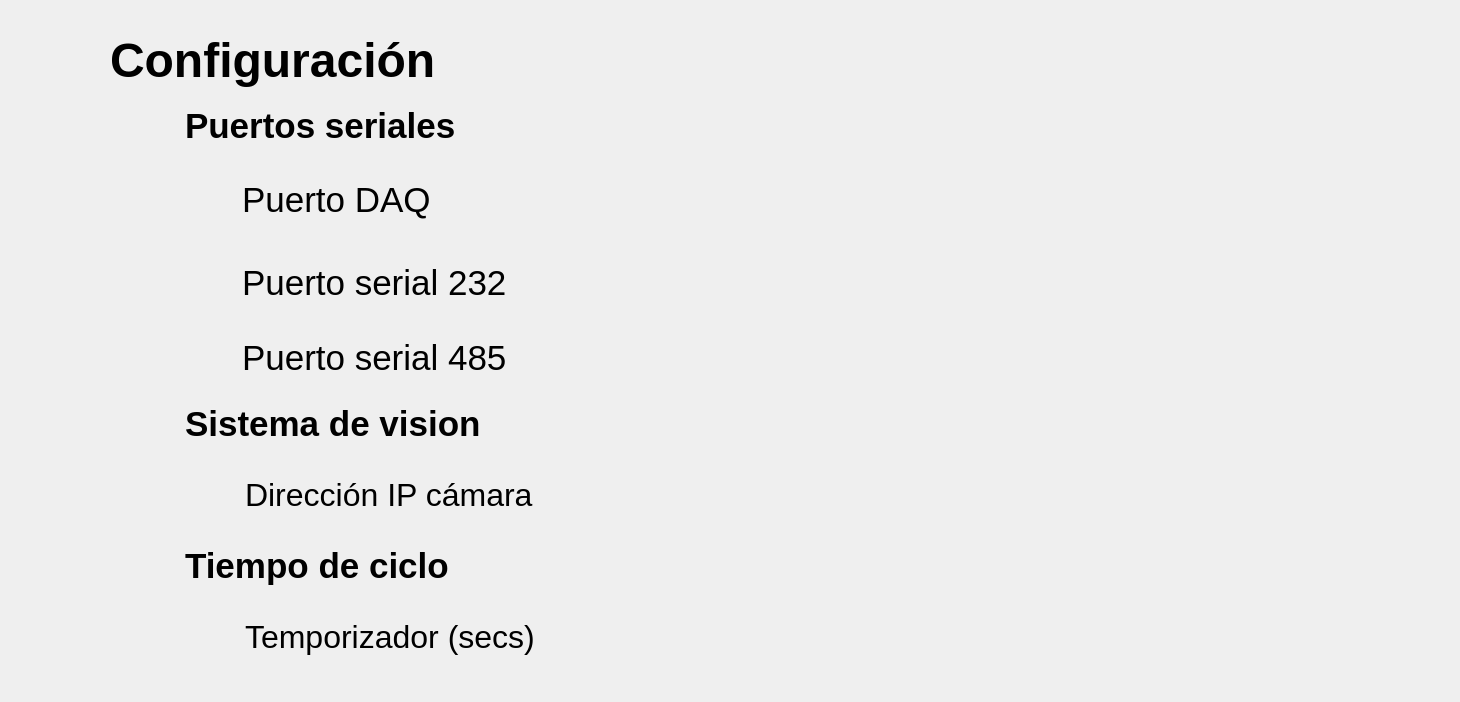
      <widget class="QWidget" name="ConfigurationShow">
       <layout class="QVBoxLayout" name="verticalLayout_13">
        <property name="leftMargin">
         <number>30</number>
        </property>
        <property name="topMargin">
         <number>30</number>
        </property>
        <property name="rightMargin">
         <number>30</number>
        </property>
        <property name="bottomMargin">
         <number>30</number>
        </property>
        <item>
         <layout class="QHBoxLayout" name="horizontalLayout_60">
          <property name="spacing">
           <number>30</number>
          </property>
          <item>
           <widget class="QLabel" name="lblConfig_3">
            <property name="minimumSize">
             <size>
              <width>50</width>
              <height>50</height>
             </size>
            </property>
            <property name="maximumSize">
             <size>
              <width>50</width>
              <height>50</height>
             </size>
            </property>
            <property name="text">
             <string/>
            </property>
            <property name="pixmap">
             <pixmap resource="../resources/resources.qrc">:/resources/cogwheel.png</pixmap>
            </property>
            <property name="scaledContents">
             <bool>true</bool>
            </property>
           </widget>
          </item>
          <item>
           <widget class="QLabel" name="label_42">
            <property name="minimumSize">
             <size>
              <width>380</width>
              <height>60</height>
             </size>
            </property>
            <property name="maximumSize">
             <size>
              <width>380</width>
              <height>60</height>
             </size>
            </property>
            <property name="font">
             <font>
              <pointsize>36</pointsize>
              <weight>75</weight>
              <bold>true</bold>
             </font>
            </property>
            <property name="text">
             <string>Configuración </string>
            </property>
           </widget>
          </item>
          <item>
           <spacer name="horizontalSpacer_112">
            <property name="orientation">
             <enum>Qt::Horizontal</enum>
            </property>
            <property name="sizeHint" stdset="0">
             <size>
              <width>508</width>
              <height>20</height>
             </size>
            </property>
           </spacer>
          </item>
          <item>
           <widget class="QLabel" name="lblEditar">
            <property name="minimumSize">
             <size>
              <width>60</width>
              <height>60</height>
             </size>
            </property>
            <property name="maximumSize">
             <size>
              <width>70</width>
              <height>70</height>
             </size>
            </property>
            <property name="cursor">
             <cursorShape>PointingHandCursor</cursorShape>
            </property>
            <property name="toolTip">
             <string>Editar</string>
            </property>
            <property name="whatsThis">
             <string>Editar</string>
            </property>
            <property name="text">
             <string/>
            </property>
            <property name="pixmap">
             <pixmap resource="../resources/resources.qrc">:/resources/edit.png</pixmap>
            </property>
            <property name="scaledContents">
             <bool>true</bool>
            </property>
           </widget>
          </item>
          <item>
           <spacer name="horizontalSpacer_114">
            <property name="orientation">
             <enum>Qt::Horizontal</enum>
            </property>
            <property name="sizeHint" stdset="0">
             <size>
              <width>28</width>
              <height>20</height>
             </size>
            </property>
           </spacer>
          </item>
         </layout>
        </item>
        <item>
         <layout class="QHBoxLayout" name="horizontalLayout_63">
          <property name="spacing">
           <number>15</number>
          </property>
          <property name="leftMargin">
           <number>90</number>
          </property>
          <item>
           <widget class="QLabel" name="lblseria_12">
            <property name="minimumSize">
             <size>
              <width>50</width>
              <height>50</height>
             </size>
            </property>
            <property name="maximumSize">
             <size>
              <width>50</width>
              <height>50</height>
             </size>
            </property>
            <property name="text">
             <string/>
            </property>
            <property name="pixmap">
             <pixmap resource="../resources/resources.qrc">:/resources/connection.png</pixmap>
            </property>
            <property name="scaledContents">
             <bool>true</bool>
            </property>
           </widget>
          </item>
          <item>
           <widget class="QLabel" name="lblTitleSeriales_12">
            <property name="minimumSize">
             <size>
              <width>350</width>
              <height>60</height>
             </size>
            </property>
            <property name="maximumSize">
             <size>
              <width>350</width>
              <height>60</height>
             </size>
            </property>
            <property name="font">
             <font>
              <pointsize>26</pointsize>
              <weight>75</weight>
              <bold>true</bold>
             </font>
            </property>
            <property name="text">
             <string>Puertos seriales</string>
            </property>
           </widget>
          </item>
          <item>
           <spacer name="horizontalSpacer_119">
            <property name="orientation">
             <enum>Qt::Horizontal</enum>
            </property>
            <property name="sizeHint" stdset="0">
             <size>
              <width>738</width>
              <height>20</height>
             </size>
            </property>
           </spacer>
          </item>
         </layout>
        </item>
        <item>
         <layout class="QHBoxLayout" name="horizontalLayout_132">
          <property name="spacing">
           <number>12</number>
          </property>
          <property name="leftMargin">
           <number>150</number>
          </property>
          <item>
           <widget class="QLabel" name="lblserial232_11">
            <property name="minimumSize">
             <size>
              <width>50</width>
              <height>50</height>
             </size>
            </property>
            <property name="maximumSize">
             <size>
              <width>50</width>
              <height>50</height>
             </size>
            </property>
            <property name="text">
             <string/>
            </property>
            <property name="pixmap">
             <pixmap resource="../resources/resources.qrc">:/resources/microchip.png</pixmap>
            </property>
            <property name="scaledContents">
             <bool>true</bool>
            </property>
           </widget>
          </item>
          <item>
           <widget class="QLabel" name="label_56">
            <property name="minimumSize">
             <size>
              <width>300</width>
              <height>60</height>
             </size>
            </property>
            <property name="maximumSize">
             <size>
              <width>300</width>
              <height>60</height>
             </size>
            </property>
            <property name="font">
             <font>
              <pointsize>26</pointsize>
             </font>
            </property>
            <property name="text">
             <string>Puerto DAQ</string>
            </property>
           </widget>
          </item>
          <item>
           <spacer name="horizontalSpacer_157">
            <property name="orientation">
             <enum>Qt::Horizontal</enum>
            </property>
            <property name="sizeType">
             <enum>QSizePolicy::Fixed</enum>
            </property>
            <property name="sizeHint" stdset="0">
             <size>
              <width>88</width>
              <height>20</height>
             </size>
            </property>
           </spacer>
          </item>
          <item>
           <widget class="QLabel" name="lblGatewayPort">
            <property name="minimumSize">
             <size>
              <width>250</width>
              <height>60</height>
             </size>
            </property>
            <property name="maximumSize">
             <size>
              <width>250</width>
              <height>60</height>
             </size>
            </property>
            <property name="font">
             <font>
              <pointsize>24</pointsize>
             </font>
            </property>
            <property name="text">
             <string/>
            </property>
           </widget>
          </item>
          <item>
           <spacer name="horizontalSpacer_158">
            <property name="orientation">
             <enum>Qt::Horizontal</enum>
            </property>
            <property name="sizeHint" stdset="0">
             <size>
              <width>538</width>
              <height>77</height>
             </size>
            </property>
           </spacer>
          </item>
         </layout>
        </item>
        <item>
         <layout class="QHBoxLayout" name="horizontalLayout_64">
          <property name="spacing">
           <number>12</number>
          </property>
          <property name="leftMargin">
           <number>150</number>
          </property>
          <item>
           <widget class="QLabel" name="lblserial232_4">
            <property name="minimumSize">
             <size>
              <width>50</width>
              <height>50</height>
             </size>
            </property>
            <property name="maximumSize">
             <size>
              <width>50</width>
              <height>50</height>
             </size>
            </property>
            <property name="text">
             <string/>
            </property>
            <property name="pixmap">
             <pixmap resource="../resources/resources.qrc">:/resources/vga-port.png</pixmap>
            </property>
            <property name="scaledContents">
             <bool>true</bool>
            </property>
           </widget>
          </item>
          <item>
           <widget class="QLabel" name="label_44">
            <property name="minimumSize">
             <size>
              <width>300</width>
              <height>60</height>
             </size>
            </property>
            <property name="maximumSize">
             <size>
              <width>300</width>
              <height>60</height>
             </size>
            </property>
            <property name="font">
             <font>
              <pointsize>26</pointsize>
             </font>
            </property>
            <property name="text">
             <string>Puerto serial 232</string>
            </property>
           </widget>
          </item>
          <item>
           <spacer name="horizontalSpacer_121">
            <property name="orientation">
             <enum>Qt::Horizontal</enum>
            </property>
            <property name="sizeType">
             <enum>QSizePolicy::Fixed</enum>
            </property>
            <property name="sizeHint" stdset="0">
             <size>
              <width>88</width>
              <height>20</height>
             </size>
            </property>
           </spacer>
          </item>
          <item>
           <widget class="QLabel" name="lbl232Port">
            <property name="minimumSize">
             <size>
              <width>250</width>
              <height>60</height>
             </size>
            </property>
            <property name="maximumSize">
             <size>
              <width>250</width>
              <height>60</height>
             </size>
            </property>
            <property name="font">
             <font>
              <pointsize>24</pointsize>
             </font>
            </property>
            <property name="text">
             <string/>
            </property>
           </widget>
          </item>
          <item>
           <spacer name="horizontalSpacer_122">
            <property name="orientation">
             <enum>Qt::Horizontal</enum>
            </property>
            <property name="sizeHint" stdset="0">
             <size>
              <width>538</width>
              <height>77</height>
             </size>
            </property>
           </spacer>
          </item>
         </layout>
        </item>
        <item>
         <layout class="QHBoxLayout" name="horizontalLayout_65">
          <property name="spacing">
           <number>12</number>
          </property>
          <property name="leftMargin">
           <number>150</number>
          </property>
          <item>
           <widget class="QLabel" name="lblserial485_3">
            <property name="minimumSize">
             <size>
              <width>50</width>
              <height>50</height>
             </size>
            </property>
            <property name="maximumSize">
             <size>
              <width>50</width>
              <height>50</height>
             </size>
            </property>
            <property name="text">
             <string/>
            </property>
            <property name="pixmap">
             <pixmap resource="../resources/resources.qrc">:/resources/port.png</pixmap>
            </property>
            <property name="scaledContents">
             <bool>true</bool>
            </property>
           </widget>
          </item>
          <item>
           <widget class="QLabel" name="label_45">
            <property name="minimumSize">
             <size>
              <width>300</width>
              <height>60</height>
             </size>
            </property>
            <property name="maximumSize">
             <size>
              <width>300</width>
              <height>60</height>
             </size>
            </property>
            <property name="font">
             <font>
              <pointsize>26</pointsize>
             </font>
            </property>
            <property name="text">
             <string>Puerto serial 485</string>
            </property>
           </widget>
          </item>
          <item>
           <spacer name="horizontalSpacer_124">
            <property name="orientation">
             <enum>Qt::Horizontal</enum>
            </property>
            <property name="sizeType">
             <enum>QSizePolicy::Fixed</enum>
            </property>
            <property name="sizeHint" stdset="0">
             <size>
              <width>88</width>
              <height>20</height>
             </size>
            </property>
           </spacer>
          </item>
          <item>
           <widget class="QLabel" name="lbl485Port">
            <property name="minimumSize">
             <size>
              <width>250</width>
              <height>60</height>
             </size>
            </property>
            <property name="maximumSize">
             <size>
              <width>250</width>
              <height>60</height>
             </size>
            </property>
            <property name="font">
             <font>
              <pointsize>24</pointsize>
             </font>
            </property>
            <property name="text">
             <string/>
            </property>
           </widget>
          </item>
          <item>
           <spacer name="horizontalSpacer_125">
            <property name="orientation">
             <enum>Qt::Horizontal</enum>
            </property>
            <property name="sizeHint" stdset="0">
             <size>
              <width>518</width>
              <height>20</height>
             </size>
            </property>
           </spacer>
          </item>
         </layout>
        </item>
        <item>
         <layout class="QHBoxLayout" name="horizontalLayout_66">
          <property name="spacing">
           <number>15</number>
          </property>
          <property name="leftMargin">
           <number>90</number>
          </property>
          <item>
           <widget class="QLabel" name="lblseria_13">
            <property name="minimumSize">
             <size>
              <width>50</width>
              <height>50</height>
             </size>
            </property>
            <property name="maximumSize">
             <size>
              <width>50</width>
              <height>50</height>
             </size>
            </property>
            <property name="text">
             <string/>
            </property>
            <property name="pixmap">
             <pixmap resource="../resources/resources.qrc">:/resources/focus.png</pixmap>
            </property>
            <property name="scaledContents">
             <bool>true</bool>
            </property>
           </widget>
          </item>
          <item>
           <widget class="QLabel" name="lblTitleSeriales_13">
            <property name="minimumSize">
             <size>
              <width>350</width>
              <height>60</height>
             </size>
            </property>
            <property name="maximumSize">
             <size>
              <width>350</width>
              <height>60</height>
             </size>
            </property>
            <property name="font">
             <font>
              <pointsize>26</pointsize>
              <weight>75</weight>
              <bold>true</bold>
             </font>
            </property>
            <property name="text">
             <string>Sistema de vision</string>
            </property>
           </widget>
          </item>
          <item>
           <spacer name="horizontalSpacer_126">
            <property name="orientation">
             <enum>Qt::Horizontal</enum>
            </property>
            <property name="sizeHint" stdset="0">
             <size>
              <width>768</width>
              <height>20</height>
             </size>
            </property>
           </spacer>
          </item>
         </layout>
        </item>
        <item>
         <layout class="QHBoxLayout" name="horizontalLayout_67">
          <property name="spacing">
           <number>15</number>
          </property>
          <property name="leftMargin">
           <number>150</number>
          </property>
          <item>
           <widget class="QLabel" name="lblseria_14">
            <property name="minimumSize">
             <size>
              <width>50</width>
              <height>50</height>
             </size>
            </property>
            <property name="maximumSize">
             <size>
              <width>50</width>
              <height>50</height>
             </size>
            </property>
            <property name="text">
             <string/>
            </property>
            <property name="pixmap">
             <pixmap resource="../resources/resources.qrc">:/resources/webcam.png</pixmap>
            </property>
            <property name="scaledContents">
             <bool>true</bool>
            </property>
           </widget>
          </item>
          <item>
           <widget class="QLabel" name="lblTitleSeriales_14">
            <property name="minimumSize">
             <size>
              <width>300</width>
              <height>60</height>
             </size>
            </property>
            <property name="maximumSize">
             <size>
              <width>300</width>
              <height>60</height>
             </size>
            </property>
            <property name="font">
             <font>
              <pointsize>24</pointsize>
             </font>
            </property>
            <property name="text">
             <string>Dirección IP cámara </string>
            </property>
           </widget>
          </item>
          <item>
           <spacer name="horizontalSpacer_139">
            <property name="orientation">
             <enum>Qt::Horizontal</enum>
            </property>
            <property name="sizeType">
             <enum>QSizePolicy::Fixed</enum>
            </property>
            <property name="sizeHint" stdset="0">
             <size>
              <width>88</width>
              <height>20</height>
             </size>
            </property>
           </spacer>
          </item>
          <item>
           <widget class="QLabel" name="lblCameraAddress">
            <property name="sizePolicy">
             <sizepolicy hsizetype="Preferred" vsizetype="Preferred">
              <horstretch>0</horstretch>
              <verstretch>0</verstretch>
             </sizepolicy>
            </property>
            <property name="minimumSize">
             <size>
              <width>320</width>
              <height>70</height>
             </size>
            </property>
            <property name="maximumSize">
             <size>
              <width>320</width>
              <height>70</height>
             </size>
            </property>
            <property name="font">
             <font>
              <pointsize>24</pointsize>
             </font>
            </property>
            <property name="text">
             <string/>
            </property>
           </widget>
          </item>
          <item>
           <spacer name="horizontalSpacer_129">
            <property name="orientation">
             <enum>Qt::Horizontal</enum>
            </property>
            <property name="sizeHint" stdset="0">
             <size>
              <width>388</width>
              <height>20</height>
             </size>
            </property>
           </spacer>
          </item>
         </layout>
        </item>
        <item>
         <layout class="QHBoxLayout" name="horizontalLayout_68">
          <property name="spacing">
           <number>15</number>
          </property>
          <property name="leftMargin">
           <number>90</number>
          </property>
          <item>
           <widget class="QLabel" name="lblseria_15">
            <property name="minimumSize">
             <size>
              <width>50</width>
              <height>50</height>
             </size>
            </property>
            <property name="maximumSize">
             <size>
              <width>50</width>
              <height>50</height>
             </size>
            </property>
            <property name="text">
             <string/>
            </property>
            <property name="pixmap">
             <pixmap resource="../resources/resources.qrc">:/resources/cycle (1).png</pixmap>
            </property>
            <property name="scaledContents">
             <bool>true</bool>
            </property>
           </widget>
          </item>
          <item>
           <widget class="QLabel" name="lblTitleSeriales_15">
            <property name="minimumSize">
             <size>
              <width>350</width>
              <height>60</height>
             </size>
            </property>
            <property name="maximumSize">
             <size>
              <width>350</width>
              <height>60</height>
             </size>
            </property>
            <property name="font">
             <font>
              <pointsize>26</pointsize>
              <weight>75</weight>
              <bold>true</bold>
             </font>
            </property>
            <property name="text">
             <string>Tiempo de ciclo</string>
            </property>
           </widget>
          </item>
          <item>
           <spacer name="horizontalSpacer_130">
            <property name="minimumSize">
             <size>
              <width>60</width>
              <height>60</height>
             </size>
            </property>
            <property name="orientation">
             <enum>Qt::Horizontal</enum>
            </property>
            <property name="sizeHint" stdset="0">
             <size>
              <width>768</width>
              <height>20</height>
             </size>
            </property>
           </spacer>
          </item>
         </layout>
        </item>
        <item>
         <layout class="QHBoxLayout" name="horizontalLayout_69">
          <property name="spacing">
           <number>15</number>
          </property>
          <property name="leftMargin">
           <number>150</number>
          </property>
          <item>
           <widget class="QLabel" name="lblseria_16">
            <property name="minimumSize">
             <size>
              <width>50</width>
              <height>50</height>
             </size>
            </property>
            <property name="maximumSize">
             <size>
              <width>50</width>
              <height>50</height>
             </size>
            </property>
            <property name="text">
             <string/>
            </property>
            <property name="pixmap">
             <pixmap resource="../resources/resources.qrc">:/resources/clock_2.png</pixmap>
            </property>
            <property name="scaledContents">
             <bool>true</bool>
            </property>
           </widget>
          </item>
          <item>
           <widget class="QLabel" name="lblTitleSeriales_16">
            <property name="minimumSize">
             <size>
              <width>300</width>
              <height>60</height>
             </size>
            </property>
            <property name="maximumSize">
             <size>
              <width>300</width>
              <height>60</height>
             </size>
            </property>
            <property name="font">
             <font>
              <pointsize>24</pointsize>
             </font>
            </property>
            <property name="text">
             <string>Temporizador (secs)</string>
            </property>
           </widget>
          </item>
          <item>
           <spacer name="horizontalSpacer_140">
            <property name="orientation">
             <enum>Qt::Horizontal</enum>
            </property>
            <property name="sizeType">
             <enum>QSizePolicy::Fixed</enum>
            </property>
            <property name="sizeHint" stdset="0">
             <size>
              <width>88</width>
              <height>20</height>
             </size>
            </property>
           </spacer>
          </item>
          <item>
           <widget class="QLabel" name="lblTimer">
            <property name="minimumSize">
             <size>
              <width>320</width>
              <height>70</height>
             </size>
            </property>
            <property name="maximumSize">
             <size>
              <width>320</width>
              <height>70</height>
             </size>
            </property>
            <property name="font">
             <font>
              <pointsize>24</pointsize>
             </font>
            </property>
            <property name="text">
             <string/>
            </property>
           </widget>
          </item>
          <item>
           <spacer name="horizontalSpacer_133">
            <property name="orientation">
             <enum>Qt::Horizontal</enum>
            </property>
            <property name="sizeHint" stdset="0">
             <size>
              <width>318</width>
              <height>20</height>
             </size>
            </property>
           </spacer>
          </item>
         </layout>
        </item>
       </layout>
      </widget>
